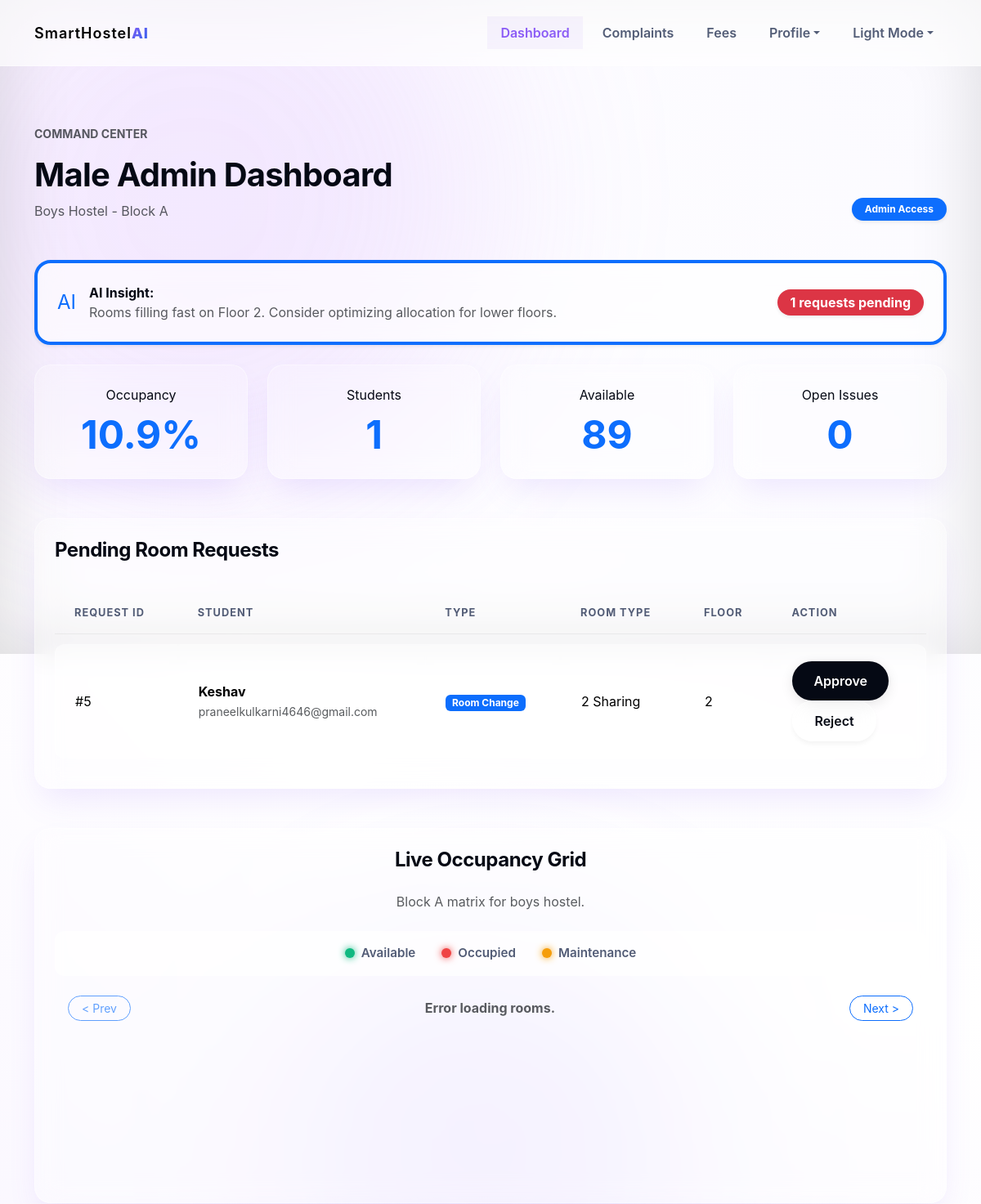
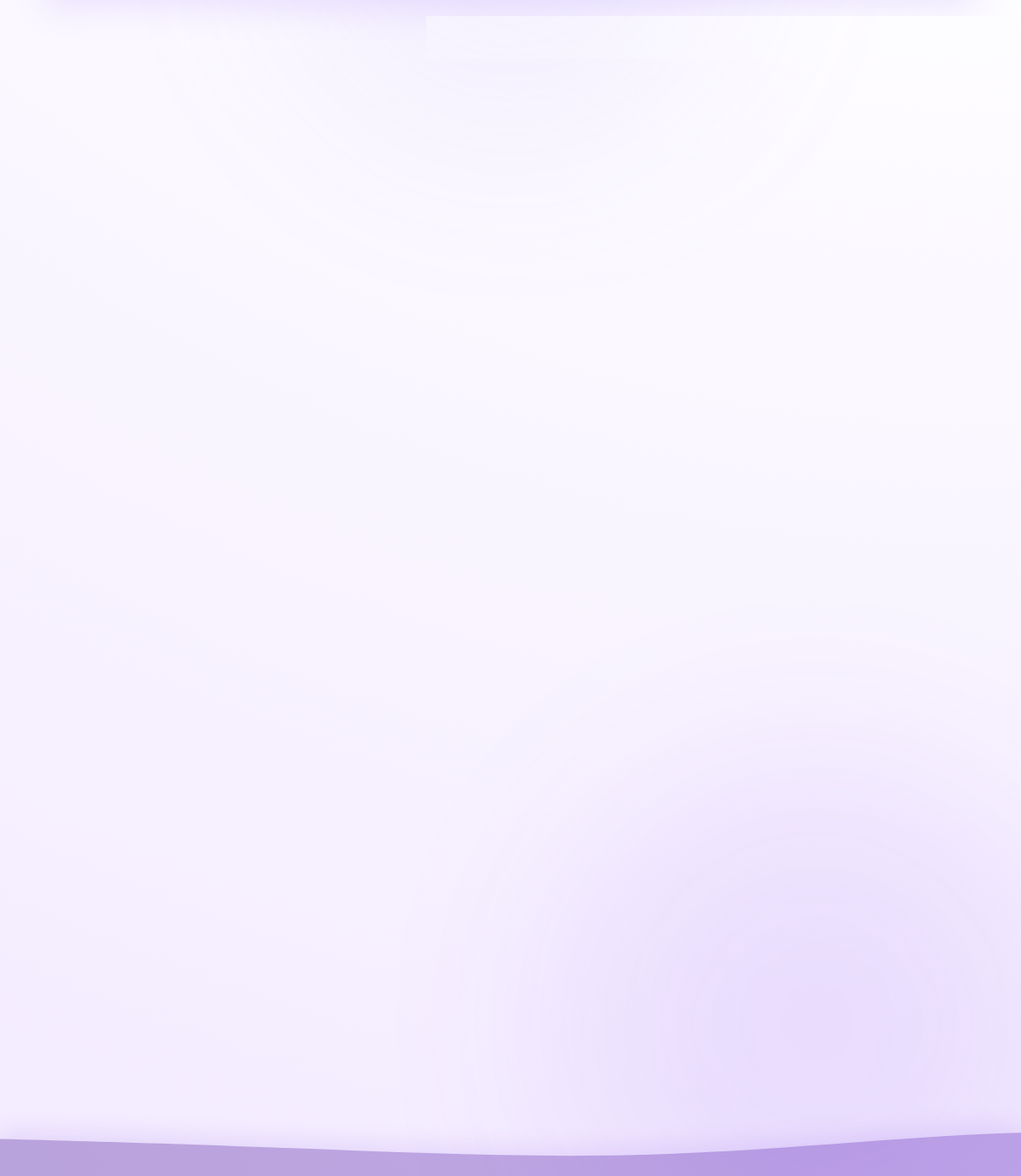
The app's page /admin (signed in), older data (2 pictures, top to bottom).
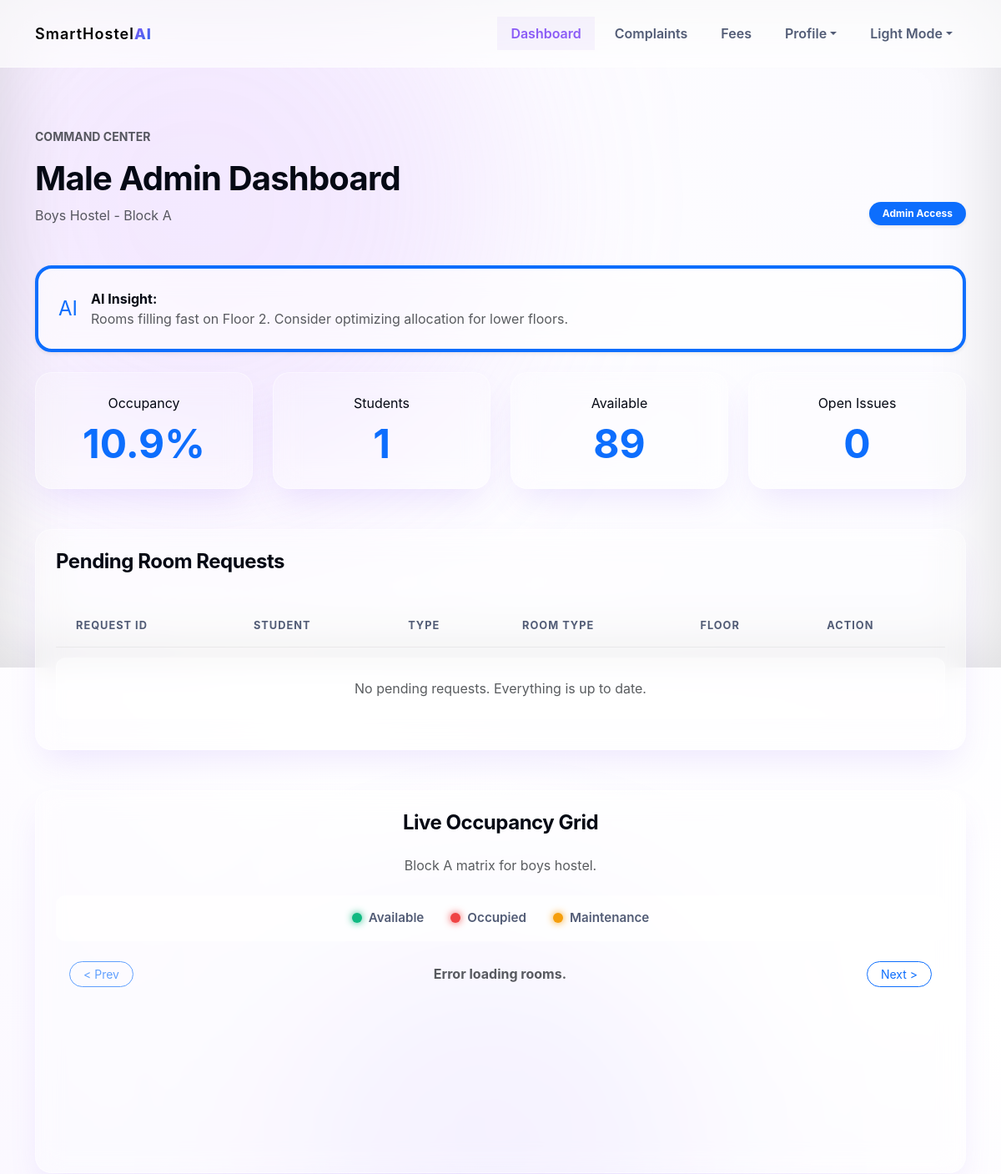
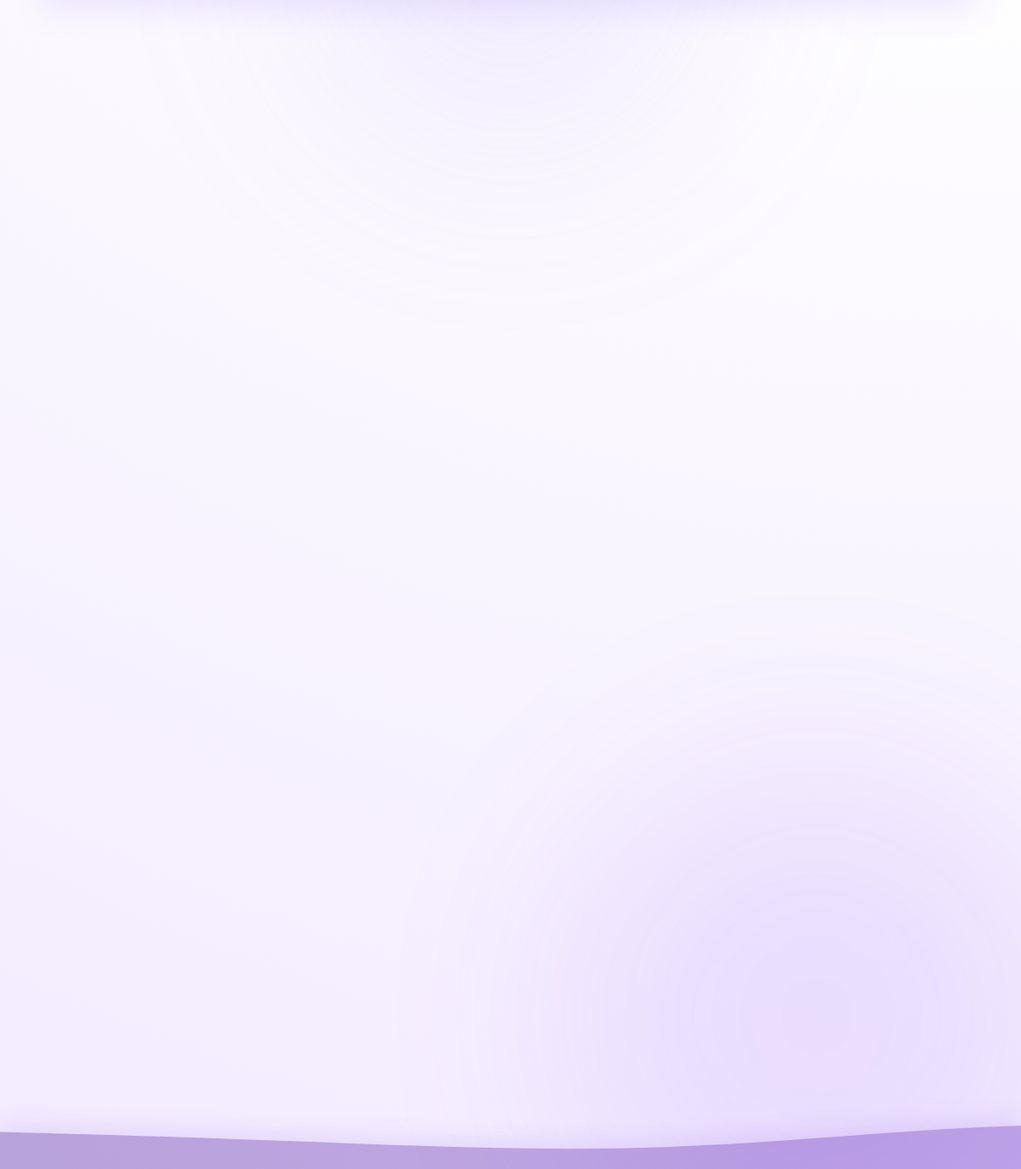
The same page, newer data (2 pictures, top to bottom).
### tables this page shows
CREATE TABLE requests (
                id INTEGER PRIMARY KEY AUTOINCREMENT,
                student_email TEXT UNIQUE NOT NULL,
                room_type TEXT NOT NULL,
                floor INTEGER,
                status TEXT NOT NULL,
                created_at TEXT NOT NULL
            , request_type TEXT DEFAULT 'Allocation', reason TEXT);

CREATE TABLE users (
                id INTEGER PRIMARY KEY AUTOINCREMENT,
                email TEXT UNIQUE NOT NULL,
                name TEXT NOT NULL,
                role TEXT NOT NULL,
                password TEXT NOT NULL,
                failed_attempts INTEGER DEFAULT 0
            );

### app.py (the view, shortened to what this page needs)
@app.route("/admin")
@login_required("admin")
def admin_dashboard():
    with get_db() as db:
        admin_email = session.get("user_email")
        admin_scope = get_admin_scope(admin_email)
        block_filter = admin_scope["block"]
        if block_filter:
            rooms = db.execute("SELECT * FROM rooms WHERE block = ?", (block_filter,)).fetchall()
            students_count = db.execute("SELECT COUNT(*) FROM allocations a JOIN students s ON a.student_email = s.email WHERE s.gender = ?", (admin_scope["gender"],)).fetchone()[0]
            requests_query = db.execute("""
                SELECT r.*, u.name, s.gender, s.phone
                FROM requests r
                JOIN users u ON r.student_email = u.email
                JOIN students s ON u.email = s.email
                WHERE r.status = 'Pending' AND s.gender = ?
            """, (admin_scope["gender"],)).fetchall()
            open_complaints = db.execute("""
                SELECT c.* FROM complaints c
                JOIN students s ON c.student_email = s.email
                WHERE c.status = 'Open' AND s.gender = ?
                ORDER BY c.id DESC
            """, (admin_scope["gender"],)).fetchall()
            allocations = db.execute("""
                SELECT a.id, a.student_email, a.pass_id, a.allocated_at, u.name, s.gender, r.block, r.floor, r.room_number, r.type
                FROM allocations a
                JOIN users u ON a.student_email = u.email
                JOIN students s ON a.student_email = s.email
                JOIN rooms r ON a.room_id = r.id
                WHERE s.gender = ?
                ORDER BY a.id DESC
                LIMIT 8
            """, (admin_scope["gender"],)).fetchall()
        total_capacity = sum(r["capacity"] for r in rooms)
        occupied_beds = sum(r["occupied"] for r in rooms)
        occupancy_rate = round((occupied_beds / total_capacity * 100), 1) if total_capacity else 0
        available = sum(1 for r in rooms if r["status"] == "Available")
        full = sum(1 for r in rooms if r["status"] == "Full")
        maintenance = sum(1 for r in rooms if r["status"] == "Maintenance")
        audit_logs = db.execute("SELECT * FROM audit_logs ORDER BY id DESC LIMIT 5").fetchall()
        notification_filter = request.args.get("notification_filter", "All")
        allowed_filters = {"All", "Email", "Failed", "Sent"}
        if notification_filter not in allowed_filters:
            notification_filter = "All"
        notification_sql = """
            SELECT n.*
            FROM notification_logs n
            LEFT JOIN students s ON n.student_email = s.email
            WHERE NOT (n.channel = ? AND n.provider = ?)
        """
        notification_params = ["WhatsApp", "mock"]
        if block_filter:
            notification_sql += " AND s.gender = ?"
            notification_params.append(admin_scope["gender"])
        notification_conditions = []
        notification_extra_params = []
        if notification_filter == "Email":
            notification_conditions.append("n.channel = ?")
            notification_extra_params.append(notification_filter)
        elif notification_filter == "Failed":
            notification_conditions.append("n.status LIKE ?")
            notification_extra_params.append("Failed%")
        elif notification_filter == "Sent":
            notification_conditions.append("(n.status LIKE ? OR n.status LIKE ?)")
            notification_extra_params.extend(["Sent%", "Resent%"])
        if notification_conditions:
            notification_sql += " AND " + " AND ".join(notification_conditions)
        notification_params.extend(notification_extra_params)
        notification_sql += " ORDER BY n.id DESC LIMIT 8"
        notification_logs = db.execute(notification_sql, notification_params).fetchall()
    return render_template(
        "admin_dashboard.html",
        admin_scope=admin_scope,
        rooms=rooms,
        available=available,
        full=full,
        maintenance=maintenance,
        room_requests=requests_query,
        allocations=allocations,
        complaints=open_complaints,
        audit_logs=audit_logs,
        notification_logs=notification_logs,
        notification_filter=notification_filter,
        mail_configured=is_resend_configured() or bool(os.getenv("SMTP_PASSWORD")),
        analytics={
            "occupancy_rate": occupancy_rate,
            "total_students": students_count,
            "available_rooms": available,
            "open_complaints": len(open_complaints)
        }
    )

### app.py (called while the page is built)
@app.context_processor
def inject_asset_version():
    return {"asset_version": os.getenv("RENDER_GIT_COMMIT", datetime.now().strftime("%Y%m%d%H%M"))}

@app.after_request
def add_no_cache_headers(response):
    if request.endpoint == "static":
        response.headers["Cache-Control"] = "no-store, no-cache, must-revalidate, max-age=0"
    return response

def get_db():
    db = sqlite3.connect(DATABASE, detect_types=sqlite3.PARSE_DECLTYPES)
    db.row_factory = sqlite3.Row
    return db

def get_admin_scope(email):
    if email == "maleadmin@hostel.com":
        return {"block": "A", "gender": "Male", "label": "Male Admin Dashboard", "audience": "Boys Hostel"}
    if email == "femaleadmin@hostel.com":
        return {"block": "B", "gender": "Female", "label": "Female Admin Dashboard", "audience": "Girls Hostel"}
    return {"block": None, "gender": None, "label": "Chief Admin Dashboard", "audience": "All Hostels"}

def login_required(role=None):
    def decorator(view):
        @wraps(view)
        def wrapped_view(*args, **kwargs):
            if "user_email" not in session:
                flash("Please login to continue.", "warning")
                return redirect(url_for("login"))
            if role and session.get("role") != role:
                flash("You do not have permission to access that page.", "danger")
                return redirect(url_for("dashboard"))
            return view(*args, **kwargs)
        return wrapped_view
    return decorator

def get_resend_api_key():
    return os.getenv("SMART_HOSTEL_RESEND_API_KEY") or os.getenv("RESEND_API_KEY")

def is_resend_configured():
    return bool(get_resend_api_key())

### templates/admin_dashboard.html (shortened to what this page needs)
{% extends "base.html" %}
{% block content %}
<section class="dashboard py-5" id="admin-dashboard-section">
  <div class="container">
    <div class="d-flex flex-wrap justify-content-between align-items-end gap-3 mb-5">
      <div>
        <p class="text-muted fw-bold text-uppercase small tracking-wide">Command Center</p>
        <h1 class="h1 fw-bold" id="admin-title" data-title="{{ admin_scope.label }}">{{ admin_scope.label }}</h1>
        <p class="text-muted mb-0">{{ admin_scope.audience }}{% if admin_scope.block %} - Block {{ admin_scope.block }}{% endif %}</p>
      </div>
      <span class="badge bg-primary px-3 py-2 rounded-pill shadow-sm">Admin Access</span>
    </div>
    <div class="row g-4 mb-5 reveal" id="insight-panel">
      <div class="col-12">
        <div class="glass-panel p-4 d-flex align-items-center gap-3 border-start border-4 border-primary shadow-sm" style="background: var(--glass-panel-bg);">
          <div class="fs-4 text-primary">AI</div>
          <div>
            <strong class="d-block" style="color: var(--text);">AI Insight:</strong>
            <span class="text-muted">Rooms filling fast on Floor 2. Consider optimizing allocation for lower floors.</span>
          </div>
          {% if room_requests %}
          <div class="ms-auto">
            <span class="badge bg-danger rounded-pill px-3 py-2 fs-6 shadow-sm">{{ room_requests|length }} requests pending</span>
          </div>
          {% endif %}
        </div>
      </div>
      <div class="col-md-3"><div class="glass-panel p-4 text-center"><span>Occupancy</span><strong class="d-block display-5 text-primary fw-bold mt-2">{{ analytics.occupancy_rate }}%</strong></div></div>
      <div class="col-md-3"><div class="glass-panel p-4 text-center"><span>Students</span><strong class="d-block display-5 text-primary fw-bold mt-2">{{ analytics.total_students }}</strong></div></div>
      <div class="col-md-3"><div class="glass-panel p-4 text-center"><span>Available</span><strong class="d-block display-5 text-primary fw-bold mt-2">{{ analytics.available_rooms }}</strong></div></div>
      <div class="col-md-3"><div class="glass-panel p-4 text-center"><span>Open Issues</span><strong class="d-block display-5 text-primary fw-bold mt-2">{{ analytics.open_complaints }}</strong></div></div>
    </div>
    <div class="row g-4 mb-5 reveal" id="pending-requests">
      <div class="col-12">
        <div class="glass-panel p-4">
          <h2 class="h4 fw-bold mb-4">Pending Room Requests</h2>
          <div class="table-responsive">
            <table class="table table-premium align-middle mb-0">
              <thead><tr><th>Request ID</th><th>Student</th><th>Type</th><th>Room Type</th><th>Floor</th><th>Action</th></tr></thead>
              <tbody>
                {% for req in room_requests %}
                  <tr>
                    <td>#{{ req.id }}</td>
                    <td><strong>{{ req.name }}</strong><br><small class="text-muted">{{ req.student_email }}{% if req.phone %} | {{ req.phone }}{% endif %}</small></td>
                    <td><span class="badge bg-primary">{{ req.request_type or 'Allocation' }}</span></td>
                    <td>{{ req.room_type }}</td>
                    <td>{{ req.floor if req.floor else 'Any' }}</td>
                    <td>
                      <form method="post" action="{{ url_for('api_approve_request', req_id=req.id) }}" class="d-inline">
                        <button class="btn btn-sm btn-premium btn-premium-primary" type="submit">Approve</button>
                      </form>
                      <form method="post" action="{{ url_for('reject_request', req_id=req.id) }}" class="d-inline">
                        <button class="btn btn-sm btn-premium btn-premium-secondary" type="submit">Reject</button>
                      </form>
                    </td>
                  </tr>
                {% else %}
                  <tr><td colspan="6" class="text-muted text-center py-4">No pending requests. Everything is up to date.</td></tr>
                {% endfor %}
              </tbody>
            </table>
          </div>
        </div>
      </div>
    </div>
    <div class="row g-4 mb-5" id="admin-matrix-section">
      <div class="col-12">
        <div class="glass-panel p-4 text-center" id="admin-matrix-container">
          <h2 class="h4 fw-bold mb-4">Live Occupancy Grid</h2>
          {% if admin_scope.block %}
            <p class="text-muted mb-4">Block {{ admin_scope.block }} matrix for {{ admin_scope.audience|lower }}.</p>
          {% endif %}
          <div class="matrix-legend mb-4">
            <div class="legend-item"><i class="legend-dot available"></i>Available</div>
            <div class="legend-item"><i class="legend-dot full"></i>Occupied</div>
            <div class="legend-item"><i class="legend-dot maintenance"></i>Maintenance</div>
          </div>
          <div class="d-flex justify-content-between align-items-center mb-3 px-3">
            <button class="btn btn-outline-primary btn-sm pagination-btn px-3 rounded-pill" id="prev-btn" disabled>&lt; Prev</button>
            <span class="text-muted fw-bold" id="pagination-info">Loading rooms...</span>
            <button class="btn btn-outline-primary btn-sm pagination-btn px-3 rounded-pill" id="next-btn">Next &gt;</button>
          </div>
          <div class="hostel-tower" id="hostel-grid">
          </div>
        </div>
      </div>
    </div>
    <div class="row g-4 mb-5">
    </div>
    <div class="row g-4 mb-5">
    </div>
    <div class="row g-4 mb-5" style="position: relative; z-index: 10;">
    </div>
  </div>
</section>
{% endblock %}

### templates/base.html (shortened to what this page needs)
<!doctype html>
<html lang="en">
  <head>
    <link href="{{ url_for('static', filename='vendor/bootstrap/bootstrap.min.css', v=asset_version) }}" rel="stylesheet">
    <link rel="stylesheet" href="{{ url_for('static', filename='css/style.css', v=asset_version) }}">
  </head>
  <body>
    <div class="bg-blobs">
      <div class="blob blob-1"></div>
      <div class="blob blob-2"></div>
      <div class="blob blob-3"></div>
    </div>
    <nav class="navbar navbar-expand-lg sticky-top">
      <div class="container">
        <a class="navbar-brand brand-container" href="{{ url_for('index') }}">
          <span class="brand-text">SmartHostel</span><span class="brand-ai">AI</span>
        </a>
        <div class="collapse navbar-collapse" id="navMenu">
          <div class="navbar-nav ms-auto gap-2">
            {% if session.get("user_email") %}
              {% if session.get("role") == "student" %}
                <a class="nav-link {% if request.endpoint == 'student_dashboard' %}active{% endif %}" href="{{ url_for('student_dashboard') }}">Dashboard</a>
                <div class="nav-item dropdown">
                  <a class="nav-link dropdown-toggle {% if request.endpoint in ['notice_board_page', 'room_change_page', 'complaints_page', 'fees_page'] %}active{% endif %}" href="#" data-bs-toggle="dropdown">Services</a>
                  <div class="dropdown-menu">
                    <a class="dropdown-item {% if request.endpoint == 'room_pass_page' %}active{% endif %}" href="{{ url_for('room_pass_page') }}">Room Pass</a>
                    <a class="dropdown-item {% if request.endpoint == 'notice_board_page' %}active{% endif %}" href="{{ url_for('notice_board_page') }}">Notice Board</a>
                    <a class="dropdown-item {% if request.endpoint == 'room_change_page' %}active{% endif %}" href="{{ url_for('room_change_page') }}">Room Change Request</a>
                    <a class="dropdown-item {% if request.endpoint == 'complaints_page' %}active{% endif %}" href="{{ url_for('complaints_page') }}">Complaints</a>
                    <a class="dropdown-item {% if request.endpoint == 'fees_page' %}active{% endif %}" href="{{ url_for('fees_page') }}">Fees</a>
                  </div>
                </div>
                <div class="nav-item dropdown">
                  <a class="nav-link dropdown-toggle" href="#" data-bs-toggle="dropdown">Profile</a>
                  <div class="dropdown-menu dropdown-menu-end">
                    <a class="dropdown-item text-danger" href="{{ url_for('logout') }}">Logout</a>
                  </div>
                </div>
              {% else %}
                <a class="nav-link {% if request.endpoint == 'admin_dashboard' %}active{% endif %}" href="{{ url_for('admin_dashboard') }}">Dashboard</a>
                <a class="nav-link {% if request.endpoint == 'complaints_page' %}active{% endif %}" href="{{ url_for('complaints_page') }}">Complaints</a>
                <a class="nav-link {% if request.endpoint == 'fees_page' %}active{% endif %}" href="{{ url_for('fees_page') }}">Fees</a>
                <div class="nav-item dropdown">
                  <a class="nav-link dropdown-toggle" href="#" data-bs-toggle="dropdown">Profile</a>
                </div>
              {% endif %}
              <div class="nav-item dropdown">
                <a class="nav-link dropdown-toggle" href="#" data-bs-toggle="dropdown" id="theme-dropdown">Mode</a>
              </div>
            {% endif %}
          </div>
        </div>
      </div>
    </nav>
    <main>
      <div class="container pt-4">
      </div>
      {% block content %}{% endblock %}
    </main>
    <div class="liquid-wave-container">
    </div>
    <div class="vignette-overlay"></div>
  </body>
</html>

Row changes from the older to the newer data that the page shows:
no longer on this page (row edited): requests: id "5", name "Keshav", student_email "praneelkulkarni4646@gmail.com", request_type "Room Change", room_type "2 Sharing", floor "2"
Text that changed along with them:
{{ room_requests|length }}: "1" → (not shown)
text no longer shown: "requests pending"
text now shown: "No pending requests. Everything is up to date."
